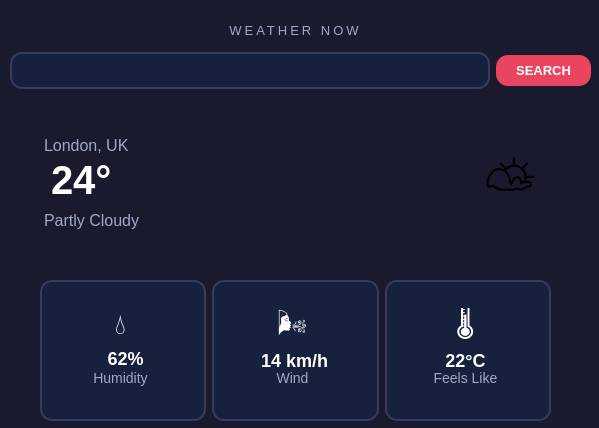
<?xml version="1.0" encoding="UTF-8"?>
<ui version="4.0">
 <class>WEATHER_APP</class>
 <widget class="QMainWindow" name="WEATHER_APP">
  <property name="geometry">
   <rect>
    <x>0</x>
    <y>0</y>
    <width>599</width>
    <height>428</height>
   </rect>
  </property>
  <property name="windowTitle">
   <string>WEATHER_APP</string>
  </property>
  <property name="styleSheet">
   <string notr="true">QMainWindow {

background-color: #1a1a2e;

}</string>
  </property>
  <widget class="QWidget" name="centralwidget">
   <property name="styleSheet">
    <string notr="true">QWidget {

background-color: #1a1a2e;

}</string>
   </property>
   <widget class="QLabel" name="title">
    <property name="geometry">
     <rect>
      <x>220</x>
      <y>20</y>
      <width>151</width>
      <height>20</height>
     </rect>
    </property>
    <property name="styleSheet">
     <string notr="true">QLabel {

color: #a0a8c8;

font-size: 13px;

letter-spacing: 3px;

}</string>
    </property>
    <property name="text">
     <string>WEATHER NOW</string>
    </property>
    <property name="alignment">
     <set>Qt::AlignmentFlag::AlignCenter</set>
    </property>
   </widget>
   <widget class="QFrame" name="weathercard">
    <property name="geometry">
     <rect>
      <x>10</x>
      <y>100</y>
      <width>581</width>
      <height>171</height>
     </rect>
    </property>
    <property name="styleSheet">
     <string notr="true">QFrame {
background: qlineargradient(
    x1:0, y1:0, x2:1, y2:1,
    stop:0 #e94560,
    stop:1 #0f3460
);
border-radius: 24px;
border: none;
padding: 20px;
}</string>
    </property>
    <property name="frameShape">
     <enum>QFrame::Shape::StyledPanel</enum>
    </property>
    <property name="frameShadow">
     <enum>QFrame::Shadow::Raised</enum>
    </property>
    <widget class="QLabel" name="cityname">
     <property name="geometry">
      <rect>
       <x>10</x>
       <y>10</y>
       <width>261</width>
       <height>71</height>
      </rect>
     </property>
     <property name="styleSheet">
      <string notr="true">QLabel {

color: #a0a8c8;

font-size: 16px;
background: transparent;

}</string>
     </property>
     <property name="text">
      <string>London, UK</string>
     </property>
    </widget>
    <widget class="QLabel" name="temperature">
     <property name="geometry">
      <rect>
       <x>10</x>
       <y>40</y>
       <width>261</width>
       <height>80</height>
      </rect>
     </property>
     <property name="styleSheet">
      <string notr="true">QLabel {

color: white;

font-size: 40px;

font-weight: bold;
background: transparent;

}</string>
     </property>
     <property name="text">
      <string>24°</string>
     </property>
    </widget>
    <widget class="QLabel" name="condition">
     <property name="geometry">
      <rect>
       <x>10</x>
       <y>90</y>
       <width>261</width>
       <height>61</height>
      </rect>
     </property>
     <property name="styleSheet">
      <string notr="true">QLabel {

color: #a0a8c8;

font-size: 16px;
background: transparent;
}</string>
     </property>
     <property name="text">
      <string>Partly Cloudy</string>
     </property>
    </widget>
    <widget class="QLabel" name="weathericon">
     <property name="geometry">
      <rect>
       <x>300</x>
       <y>10</y>
       <width>261</width>
       <height>151</height>
      </rect>
     </property>
     <property name="styleSheet">
      <string notr="true">QLabel {

font-size: 64px;
background: transparent;
}</string>
     </property>
     <property name="text">
      <string>⛅</string>
     </property>
     <property name="alignment">
      <set>Qt::AlignmentFlag::AlignRight|Qt::AlignmentFlag::AlignTrailing|Qt::AlignmentFlag::AlignVCenter</set>
     </property>
    </widget>
    <zorder>temperature</zorder>
    <zorder>condition</zorder>
    <zorder>weathericon</zorder>
    <zorder>cityname</zorder>
   </widget>
   <widget class="QWidget" name="">
    <property name="geometry">
     <rect>
      <x>10</x>
      <y>45</y>
      <width>581</width>
      <height>51</height>
     </rect>
    </property>
    <layout class="QHBoxLayout" name="horizontalLayout">
     <item>
      <widget class="QLineEdit" name="searchinput">
       <property name="styleSheet">
        <string notr="true">QLineEdit {

background-color: #16213e;

color: white;

border: 1.5px solid #3a3a5c;

border-radius: 12px;

padding: 8px 16px;

font-size: 13px;

}</string>
       </property>
      </widget>
     </item>
     <item>
      <widget class="QPushButton" name="searchButton">
       <property name="styleSheet">
        <string notr="true">QPushButton {

background-color: #e94560;

color: white;

border: none;

border-radius: 12px;

padding: 8px 20px;

font-size: 13px;

font-weight: bold;

}</string>
       </property>
       <property name="text">
        <string>SEARCH</string>
       </property>
      </widget>
     </item>
    </layout>
   </widget>
   <widget class="QWidget" name="">
    <property name="geometry">
     <rect>
      <x>40</x>
      <y>280</y>
      <width>511</width>
      <height>141</height>
     </rect>
    </property>
    <layout class="QHBoxLayout" name="horizontalLayout_2">
     <item>
      <widget class="QFrame" name="humiditybox">
       <property name="styleSheet">
        <string notr="true">QFrame{


background-color: #16213e;

color: white;

border: 1.5px solid #3a3a5c;

border-radius: 12px;

padding: 8px 16px;
}</string>
       </property>
       <property name="frameShape">
        <enum>QFrame::Shape::StyledPanel</enum>
       </property>
       <property name="frameShadow">
        <enum>QFrame::Shadow::Raised</enum>
       </property>
       <widget class="QLabel" name="humidityicon">
        <property name="geometry">
         <rect>
          <x>10</x>
          <y>20</y>
          <width>141</width>
          <height>48</height>
         </rect>
        </property>
        <property name="styleSheet">
         <string notr="true">QLabel {
 font-size: 28px; 
background-color: transparent;
border : 0px;
}</string>
        </property>
        <property name="text">
         <string>💧</string>
        </property>
        <property name="alignment">
         <set>Qt::AlignmentFlag::AlignCenter</set>
        </property>
       </widget>
       <widget class="QLabel" name="humidityvalue">
        <property name="geometry">
         <rect>
          <x>20</x>
          <y>60</y>
          <width>131</width>
          <height>36</height>
         </rect>
        </property>
        <property name="styleSheet">
         <string notr="true">QLabel {
color: white; 
font-size: 18px;
 font-weight: bold; 
border : 0px;
background-color : transparent;
}</string>
        </property>
        <property name="text">
         <string>62%</string>
        </property>
        <property name="alignment">
         <set>Qt::AlignmentFlag::AlignCenter</set>
        </property>
       </widget>
       <widget class="QLabel" name="humiditytext">
        <property name="geometry">
         <rect>
          <x>10</x>
          <y>80</y>
          <width>141</width>
          <height>36</height>
         </rect>
        </property>
        <property name="styleSheet">
         <string notr="true">QLabel {
 color: #a0a8c8;
 font-size: 14px; 
border: 0px;
background-color : transparent;
}
</string>
        </property>
        <property name="text">
         <string>Humidity</string>
        </property>
        <property name="alignment">
         <set>Qt::AlignmentFlag::AlignCenter</set>
        </property>
       </widget>
      </widget>
     </item>
     <item>
      <widget class="QFrame" name="windbox">
       <property name="styleSheet">
        <string notr="true">QFrame{
background-color: #16213e;

color: white;

border: 1.5px solid #3a3a5c;

border-radius: 12px;

padding: 8px 16px;
}</string>
       </property>
       <property name="frameShape">
        <enum>QFrame::Shape::StyledPanel</enum>
       </property>
       <property name="frameShadow">
        <enum>QFrame::Shadow::Raised</enum>
       </property>
       <widget class="QLabel" name="windicon">
        <property name="geometry">
         <rect>
          <x>10</x>
          <y>20</y>
          <width>141</width>
          <height>53</height>
         </rect>
        </property>
        <property name="styleSheet">
         <string notr="true">QLabel {
 font-size: 28px; 
background-color: transparent;
border : 0px;
}</string>
        </property>
        <property name="text">
         <string>🌬️</string>
        </property>
        <property name="alignment">
         <set>Qt::AlignmentFlag::AlignCenter</set>
        </property>
       </widget>
       <widget class="QLabel" name="windvalue">
        <property name="geometry">
         <rect>
          <x>12</x>
          <y>60</y>
          <width>141</width>
          <height>40</height>
         </rect>
        </property>
        <property name="styleSheet">
         <string notr="true">QLabel {
color: white; 
font-size: 18px;
 font-weight: bold; 
border : 0px;
background-color : transparent;
}</string>
        </property>
        <property name="text">
         <string>14 km/h</string>
        </property>
        <property name="alignment">
         <set>Qt::AlignmentFlag::AlignCenter</set>
        </property>
       </widget>
       <widget class="QLabel" name="windtext">
        <property name="geometry">
         <rect>
          <x>10</x>
          <y>80</y>
          <width>141</width>
          <height>36</height>
         </rect>
        </property>
        <property name="styleSheet">
         <string notr="true">QLabel {
 color: #a0a8c8;
 font-size: 14px; 
border: 0px;
background-color : transparent;
}
</string>
        </property>
        <property name="text">
         <string>Wind</string>
        </property>
        <property name="alignment">
         <set>Qt::AlignmentFlag::AlignCenter</set>
        </property>
       </widget>
      </widget>
     </item>
     <item>
      <widget class="QFrame" name="tempbox">
       <property name="styleSheet">
        <string notr="true">QFrame{
background-color: #16213e;

color: white;

border: 1.5px solid #3a3a5c;

border-radius: 12px;

padding: 8px 16px;
}</string>
       </property>
       <property name="frameShape">
        <enum>QFrame::Shape::StyledPanel</enum>
       </property>
       <property name="frameShadow">
        <enum>QFrame::Shadow::Raised</enum>
       </property>
       <widget class="QLabel" name="temperatureicon">
        <property name="geometry">
         <rect>
          <x>10</x>
          <y>20</y>
          <width>141</width>
          <height>53</height>
         </rect>
        </property>
        <property name="styleSheet">
         <string notr="true">QLabel {
 font-size: 28px; 
background-color: transparent;
border : 0px;
}</string>
        </property>
        <property name="text">
         <string>🌡️</string>
        </property>
        <property name="alignment">
         <set>Qt::AlignmentFlag::AlignCenter</set>
        </property>
       </widget>
       <widget class="QLabel" name="temperaturevalue">
        <property name="geometry">
         <rect>
          <x>10</x>
          <y>60</y>
          <width>141</width>
          <height>40</height>
         </rect>
        </property>
        <property name="styleSheet">
         <string notr="true">QLabel {
color: white; 
font-size: 18px;
 font-weight: bold; 
background-color : transparent;
border : 0px;
}</string>
        </property>
        <property name="text">
         <string>22°C</string>
        </property>
        <property name="alignment">
         <set>Qt::AlignmentFlag::AlignCenter</set>
        </property>
       </widget>
       <widget class="QLabel" name="feelslike">
        <property name="geometry">
         <rect>
          <x>10</x>
          <y>80</y>
          <width>141</width>
          <height>36</height>
         </rect>
        </property>
        <property name="styleSheet">
         <string notr="true">QLabel {
 color: #a0a8c8;
 font-size: 14px; 
border: 0px;
background-color : transparent;
}
</string>
        </property>
        <property name="text">
         <string>Feels Like</string>
        </property>
        <property name="alignment">
         <set>Qt::AlignmentFlag::AlignCenter</set>
        </property>
       </widget>
      </widget>
     </item>
    </layout>
   </widget>
  </widget>
 </widget>
 <resources/>
 <connections/>
</ui>
